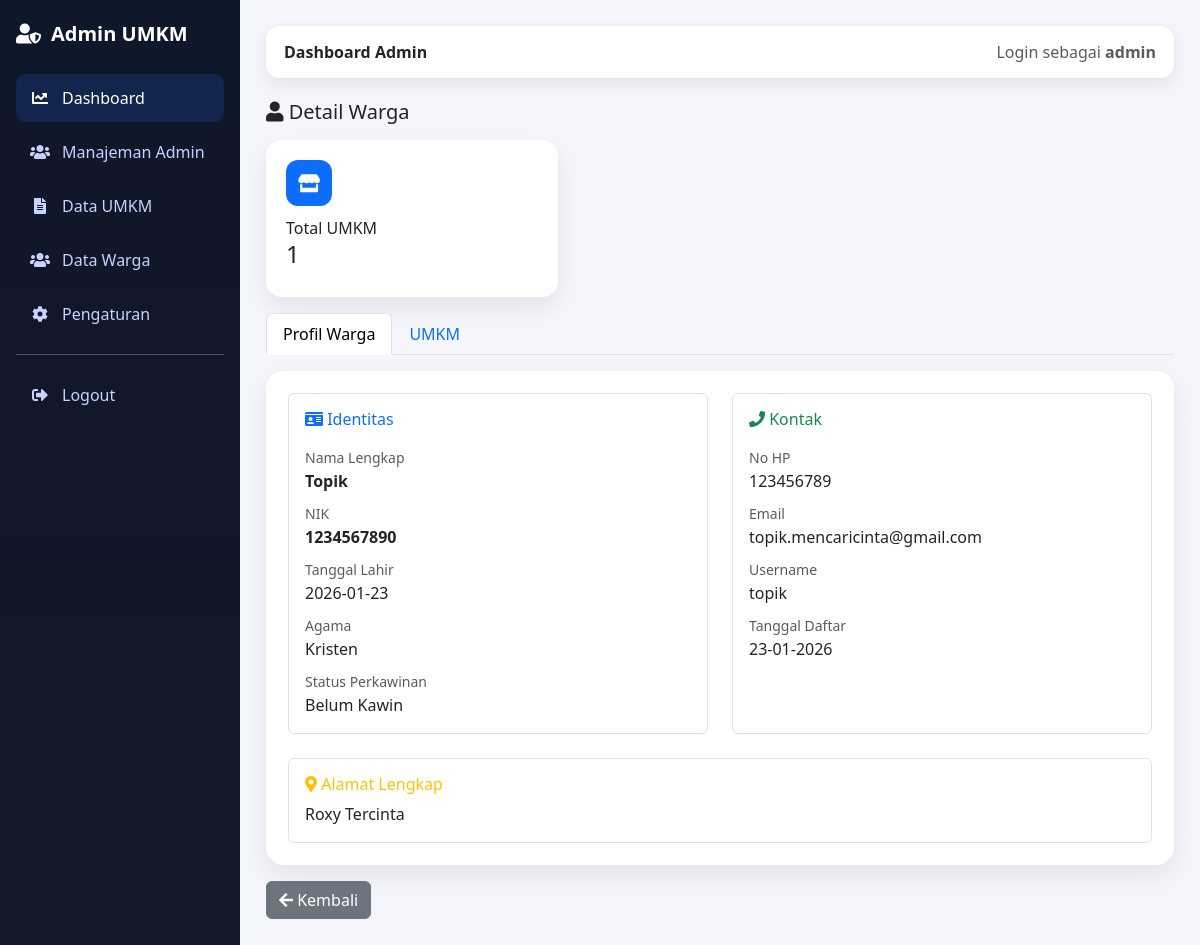
The page /public/admin/detail_warga.php?id=6 (signed in) on the database its author committed.
### tables this page shows
CREATE TABLE `tbl_warga` (
  `id_warga` int NOT NULL,
  `nama_lengkap` varchar(150) NOT NULL,
  `nik` char(16) NOT NULL,
  `tanggal_lahir` date DEFAULT NULL,
  `alamat` text,
  `rt` varchar(5) DEFAULT '01',
  `rw` varchar(5) DEFAULT '02',
  `agama` varchar(30) DEFAULT NULL,
  `status_perkawinan` varchar(30) DEFAULT NULL,
  `no_hp` varchar(20) DEFAULT NULL,
  `email` varchar(100) DEFAULT NULL,
  `username` varchar(50) DEFAULT NULL,
  `password` varchar(255) DEFAULT NULL,
  `created_at` timestamp NULL DEFAULT CURRENT_TIMESTAMP
);

### public/admin/detail_warga.php (the view, shortened to what this page needs)
<?php
require_once "../../config/database.php";
$id_warga = (int) $_GET['id'];
$qW = mysqli_query($conn, "SELECT * FROM tbl_warga WHERE id_warga='$id_warga'");
$warga = mysqli_fetch_assoc($qW);
$qU = mysqli_query($conn, "
  SELECT id_umkm, nama_usaha, jenis_usaha, created_at
  FROM tbl_umkm
  WHERE id_warga='$id_warga'
  ORDER BY created_at DESC
");
$total_umkm = mysqli_num_rows($qU);
?>
<!DOCTYPE html>
<html lang="id">
<head>
<link rel="stylesheet" href="../../assets/bootstrap/css/bootstrap.min.css">
<link rel="stylesheet" href="../../assets/fontawesome/css/all.min.css">
<link rel="stylesheet" href="../../assets/styles/admin-styles.css">
</head>
<body>
<div class="wrapper">
<?php include "sidebar.php"; ?>
<main class="content">
<?php include "topbar.php"; ?>
<h5 class="mb-3"><i class="fas fa-user"></i> Detail Warga</h5>
<div class="row g-3 mb-3">
  <div class="col-md-4">
    <div class="stat-card">
      <div class="stat-icon bg-primary">
        <i class="fas fa-store"></i>
      </div>
      <div>Total UMKM</div>
      <h4><?= $total_umkm ?></h4>
    </div>
  </div>
</div>
<ul class="nav nav-tabs mb-3">
  <li class="nav-item">
    <button class="nav-link active" data-bs-toggle="tab" data-bs-target="#profil">
      Profil Warga
    </button>
  </li>
  <li class="nav-item">
    <button class="nav-link" data-bs-toggle="tab" data-bs-target="#umkm">
      UMKM
    </button>
  </li>
</ul>
<div class="tab-content">
<div class="tab-pane fade show active" id="profil">
  <div class="card-box">
    <div class="row g-4">
      <div class="col-md-6">
        <div class="border rounded p-3 h-100">
          <h6 class="mb-3 text-primary">
            <i class="fas fa-id-card"></i> Identitas
          </h6>
          <div class="mb-2">
            <small class="text-muted">Nama Lengkap</small>
            <div class="fw-semibold"><?= htmlspecialchars($warga['nama_lengkap']) ?></div>
          </div>
          <div class="mb-2">
            <small class="text-muted">NIK</small>
            <div class="fw-semibold"><?= htmlspecialchars($warga['nik']) ?></div>
          </div>
          <div class="mb-2">
            <small class="text-muted">Tanggal Lahir</small>
            <div><?= $warga['tanggal_lahir'] ?: '-' ?></div>
          </div>
          <div class="mb-2">
            <small class="text-muted">Agama</small>
            <div><?= $warga['agama'] ?: '-' ?></div>
          </div>
          <div>
            <small class="text-muted">Status Perkawinan</small>
            <div><?= $warga['status_perkawinan'] ?: '-' ?></div>
          </div>
        </div>
      </div>
      <div class="col-md-6">
        <div class="border rounded p-3 h-100">
          <h6 class="mb-3 text-success">
            <i class="fas fa-phone"></i> Kontak
          </h6>
          <div class="mb-2">
            <small class="text-muted">No HP</small>
            <div><?= htmlspecialchars($warga['no_hp']) ?></div>
          </div>
          <div class="mb-2">
            <small class="text-muted">Email</small>
            <div><?= htmlspecialchars($warga['email']) ?: '-' ?></div>
          </div>
          <div class="mb-2">
            <small class="text-muted">Username</small>
            <div><?= htmlspecialchars($warga['username']) ?></div>
          </div>
          <div>
            <small class="text-muted">Tanggal Daftar</small>
            <div><?= date('d-m-Y', strtotime($warga['created_at'])) ?></div>
          </div>
        </div>
      </div>
      <div class="col-md-12">
        <div class="border rounded p-3">
          <h6 class="mb-2 text-warning">
            <i class="fas fa-map-marker-alt"></i> Alamat Lengkap
          </h6>
          <p class="mb-0"><?= nl2br(htmlspecialchars($warga['alamat'])) ?></p>
        </div>
      </div>
    </div>
  </div>
</div>
</div>
<a href="warga.php" class="btn btn-secondary mt-3">
  <i class="fas fa-arrow-left"></i> Kembali
</a>
</main>
</div>
</body>
</html>

### assets/styles/admin-styles.css (style rules this page uses)
:root { --primary:#2563eb; --primary-soft:#e0e7ff; --dark:#0f172a; --bg:#f4f6fb; --card:#ffffff; }
body { margin:0; background:var(--bg); font-family:system-ui,sans-serif; }
.wrapper { display:flex; min-height:100vh; }
.content { flex:1; padding:26px; }
.card-box { background:var(--card); border-radius:18px; padding:22px; box-shadow:0 10px 28px rgba(0,0,0,.08); transition:.25s; }
.stat-card { background:#fff; border-radius:16px; padding:20px; box-shadow:0 10px 25px rgba(0,0,0,.08); }
.stat-icon { width:46px; height:46px; border-radius:12px; display:flex; align-items:center; justify-content:center; color:#fff; font-size:18px; margin-bottom:10px; }

### rows shown on the page
tbl_warga: nama_lengkap "Topik", nik "1234567890", tanggal_lahir "2026-01-23", agama "Kristen", status_perkawinan "Belum Kawin", no_hp "123456789", email "topik.mencaricinta@gmail.com", username "topik", created_at "23-01-2026", alamat "Roxy Tercinta"

### other values the page prints
$nama_admin "admin"
$total_umkm "1"
